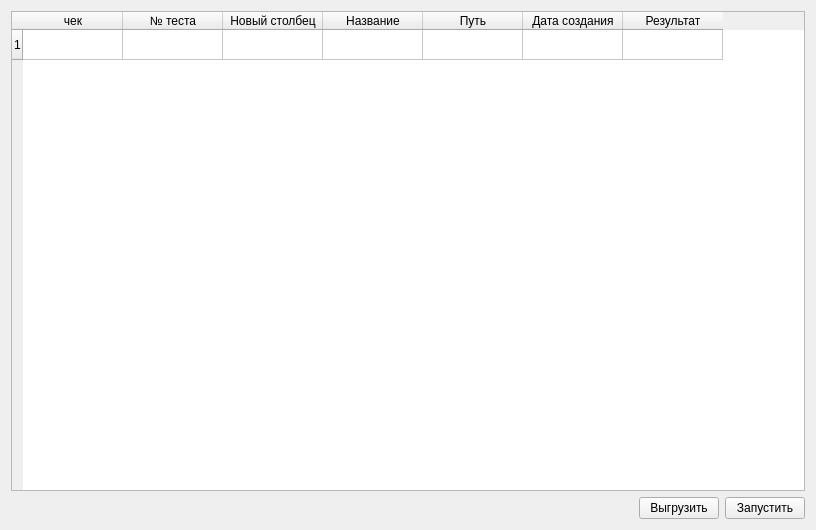
<?xml version="1.0" encoding="UTF-8"?>
<ui version="4.0">
 <class>autoTesting</class>
 <widget class="QWidget" name="autoTesting">
  <property name="geometry">
   <rect>
    <x>0</x>
    <y>0</y>
    <width>816</width>
    <height>530</height>
   </rect>
  </property>
  <property name="windowTitle">
   <string>Form</string>
  </property>
  <layout class="QVBoxLayout" name="verticalLayout">
   <item>
    <widget class="QTableWidget" name="tableWidget">
     <row>
      <property name="text">
       <string>1</string>
      </property>
     </row>
     <column>
      <property name="text">
       <string>чек</string>
      </property>
     </column>
     <column>
      <property name="text">
       <string>№ теста</string>
      </property>
     </column>
     <column>
      <property name="text">
       <string>Новый столбец</string>
      </property>
     </column>
     <column>
      <property name="text">
       <string>Название</string>
      </property>
     </column>
     <column>
      <property name="text">
       <string>Путь</string>
      </property>
     </column>
     <column>
      <property name="text">
       <string>Дата создания</string>
      </property>
     </column>
     <column>
      <property name="text">
       <string>Результат</string>
      </property>
     </column>
    </widget>
   </item>
   <item>
    <layout class="QHBoxLayout" name="horizontalLayout">
     <item>
      <spacer name="horizontalSpacer">
       <property name="orientation">
        <enum>Qt::Horizontal</enum>
       </property>
       <property name="sizeHint" stdset="0">
        <size>
         <width>40</width>
         <height>20</height>
        </size>
       </property>
      </spacer>
     </item>
     <item>
      <widget class="QPushButton" name="pushButton">
       <property name="text">
        <string>Выгрузить</string>
       </property>
      </widget>
     </item>
     <item>
      <widget class="QPushButton" name="pushButton_2">
       <property name="text">
        <string>Запустить</string>
       </property>
      </widget>
     </item>
    </layout>
   </item>
  </layout>
 </widget>
 <resources/>
 <connections/>
</ui>
